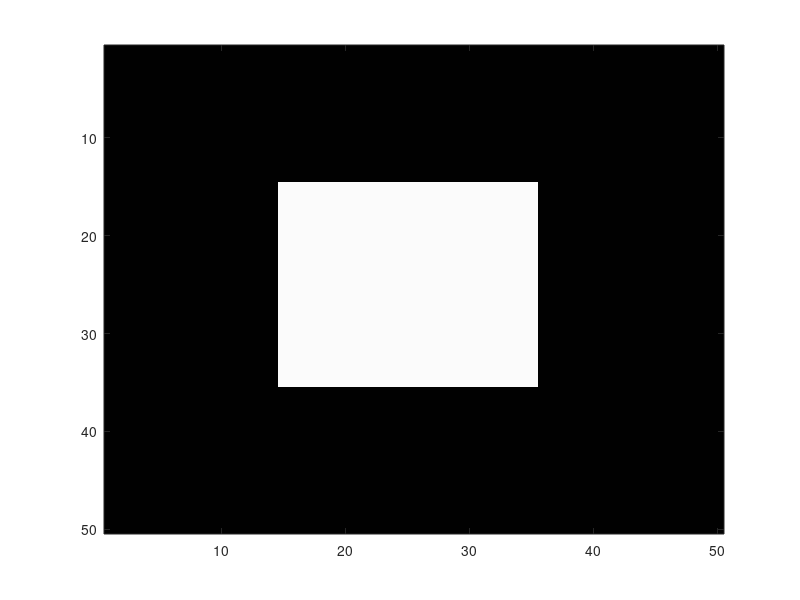

Recreate this plot in MATLAB. (Note: this script raises an error after producing the figure.)
clc;
clear all;
close all;
global Parent Tree Active EdgeCaps Edges Edge_Lens r c Orphans Orphan_cnt PLengths
r=50;
c=50;
img = zeros(r,c);
img(15:35,15:35) = 1;
img(img(:)<0.01)=0.01;
img(img(:)>.99)=.99;
figure(1); close(1); figure(1); colormap(gray(256));

image(255*img);

sigma = 0.2;
lambda = 0.1;


Tree = zeros(r*c+2,1);
Tree(r*c+1)=1; % s
Tree(r*c+2)=2; % t
Parent = zeros(r*c+2,1);

Active = zeros(r*c+2,1);
nodes = [1:r*c]';
X = mod(nodes-1,r)+1;
Y = floor((nodes-1)/r)+1;
Edges = [X<r,X>1,Y<c,Y>1].*[nodes+1, nodes-1, nodes+r, nodes-r];
Edge_Lens = sum(Edges'>0)';
EdgeCaps = zeros(r*c,6);
EdgeCaps(:,5) = -lambda*log(1-img(:)');%s
EdgeCaps(:,6) = -lambda*log(img(:)');%t
EdgeCaps(:,1) = (1-lambda)*reshape([exp(-((img(1:end-1,:)- img(2:end,:)).^2)/(2*sigma*sigma));-ones(1,c)],[r*c,1]);%x+1
EdgeCaps(:,2) = (1-lambda)*reshape([-ones(1,c);exp(-((img(1:end-1,:)-img(2:end,:)).^2)/(2*sigma*sigma))],[r*c,1]);%x-1
EdgeCaps(:,3) = (1-lambda)*reshape([ exp(-((img(:,1:end-1)-img(:,2:end)).^2)/(2*sigma*sigma)),-ones(r,1)],[r*c,1]);%y+1
EdgeCaps(:,4) = (1-lambda)*reshape([-ones(r,1), exp(-((img(:,1:end-1)-img(:,2:end)).^2)/(2*sigma*sigma))],[r*c,1]);%y-1
for i=1:r*c
 EdgeCaps(i,1:Edge_Lens(i)) = EdgeCaps(i,Edges(i,1:4)>0);
 Edges(i,1:Edge_Lens(i)) = Edges(i,Edges(i,1:4)>0);
end

PLengths = zeros(r*c+2,1);

Orphans = zeros(1,10000);
Orphan_cnt = 0;
msk = img(:)>0.5;
Active(1:r*c)=1;
Tree(msk)=1;
Tree(~msk)=2;
Parent(msk)=r*c+1;
Parent(~msk)=r*c+2;

FIFOInit(10*r*c);
FIFOInsert(nodes);

% while (1)
%     P = Grow();
%  if isempty(P)
%  break;
%  end
%  Augment(P);
%  Adoption();
% end
% figure(2); close(2); figure(2); colormap(gray(256));
% image(reshape(Tree(1:r*c)*255/2,[r,c]));
